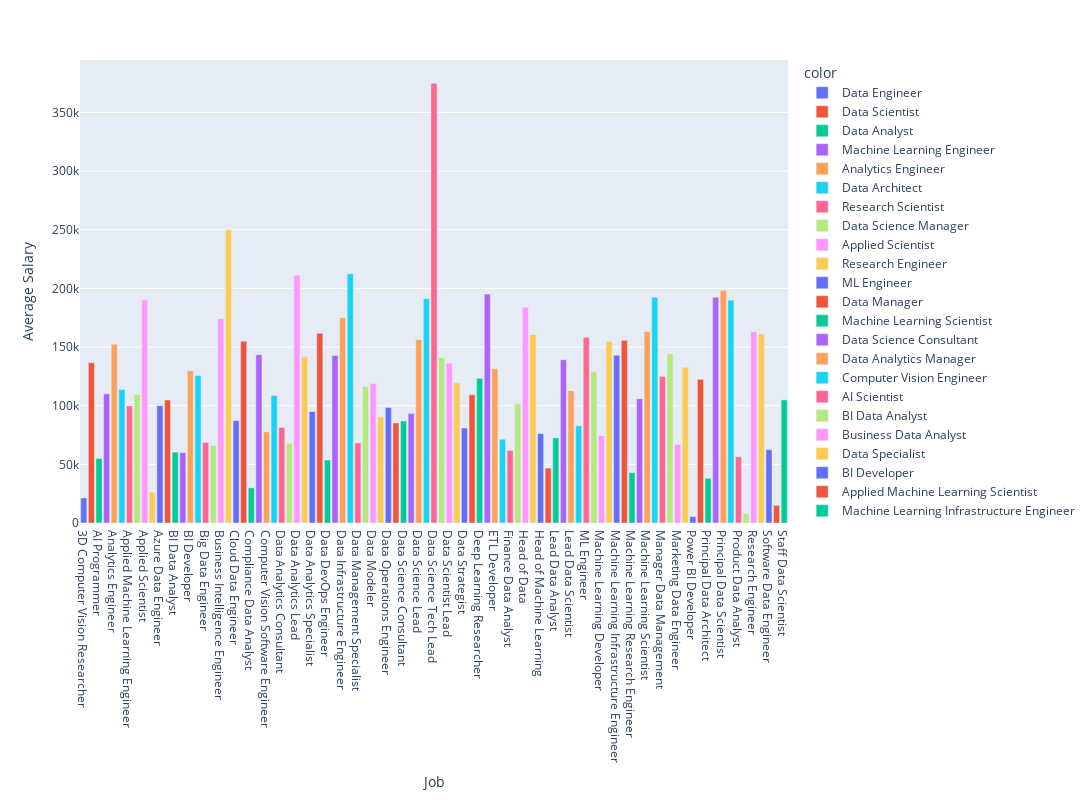

Write notebook code for a chart like this one.
### Code cell
px.bar(x=df.groupby(by='job_title')['salary_in_usd'].mean().index,
       y=df.groupby(by='job_title')['salary_in_usd'].mean().values,
       color=df['job_title'].value_counts().index,height=800,width=1100
      ,labels={'x':'Job','y':'Average Salary'})
